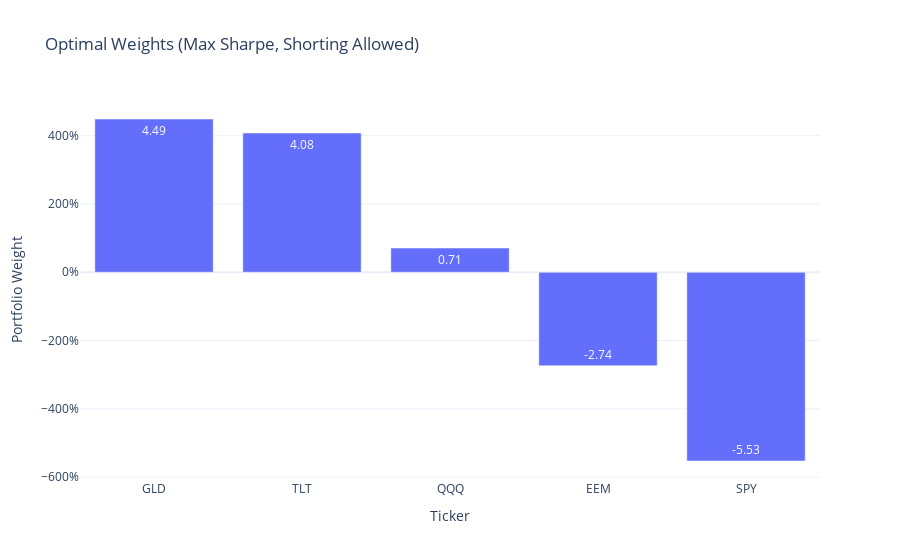

Notebook cell for this chart:
### Markdown cell above
### Step 10: Visualize Optimal Portfolio Weights (Solver-Based, Shorting Allowed)

Now that we've solved for the **Sharpe-optimal portfolio** using a mathematical optimizer (with short selling allowed), we visualize the resulting asset allocations.

Key points to observe:

- **Some weights may be negative**, indicating short positions in certain ETFs
- A few assets may carry large positive or negative allocations-this can be unrealistic in practice without leverage or borrowing constraints
- This highlights why **introducing real-world constraints** is necessary, which we will do in the next step

The bar chart below shows the exact weight assigned to each ETF in the optimized portfolio.

### Code cell
# Create DataFrame for optimal weights (shorting allowed)
opt_weights_df = pd.DataFrame({
    'Ticker': tickers,
    'Weight': opt_weights_sharpe
}).sort_values(by='Weight', ascending=False)

# Plot using Plotly
fig = px.bar(round(opt_weights_df,2), x='Ticker', y='Weight',
             title="Optimal Weights (Max Sharpe, Shorting Allowed)",
             labels={'Weight': 'Portfolio Weight'},
             text='Weight')

fig.update_layout(template='plotly_white', yaxis_tickformat=".0%")
fig.show()

### Figure 1 — Plotly figure (JSON) as saved in the notebook; plotly's stock layout.template omitted (floating-point values rounded to 4 significant figures)
{"data": [{"hovertemplate": "Ticker=%{x}<br>Portfolio Weight=%{text}<extra></extra>", "legendgroup": "", "marker": {"color": "#636efa", "pattern": {"shape": ""}}, "name": "", "orientation": "v", "showlegend": false, "text": [4.49, 4.08, 0.71, -2.74, -5.53], "textposition": "auto", "type": "bar", "x": ["GLD", "TLT", "QQQ", "EEM", "SPY"], "xaxis": "x", "y": [4.49, 4.08, 0.71, -2.74, -5.53], "yaxis": "y"}], "layout": {"barmode": "relative", "legend": {"tracegroupgap": 0}, "title": {"text": "Optimal Weights (Max Sharpe, Shorting Allowed)"}, "xaxis": {"anchor": "y", "domain": [0, 1], "title": {"text": "Ticker"}}, "yaxis": {"anchor": "x", "domain": [0, 1], "tickformat": ".0%", "title": {"text": "Portfolio Weight"}}}}
